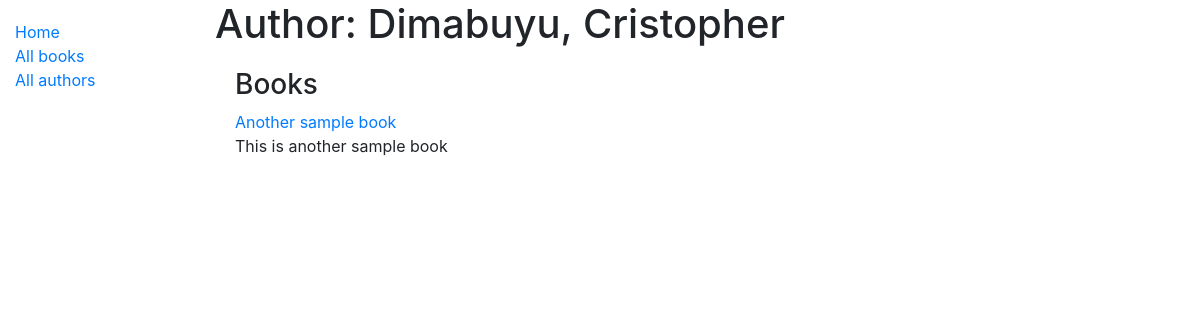
/catalog/author/2, run on the app's committed database.
### catalog/models.py (models this page shows, shortened)
class Author(models.Model):
    first_name = models.CharField(max_length=100)
    last_name = models.CharField(max_length=100)
    date_of_birth = models.DateField(null=True, blank=True)
    date_of_death = models.DateField('Died', null=True, blank=True)
    class Meta:
        ordering = ['last_name', 'first_name']

class Book(models.Model):
    title = models.CharField(max_length=200)
    author = models.ForeignKey('Author', on_delete=models.SET_NULL, null=True)
    summary = models.TextField(max_length=1000, help_text='Enter a brief description of the book')
    isbn = models.CharField('ISBN', max_length=13, help_text='13 Character <a href="https://www.isbn-international.org/content/what-isbn">ISBN number</a>')
    genre = models.ManyToManyField(Genre, help_text='Select a genre for this book')
    def get_absolute_url(self):
        return reverse('book-detail', args=[str(self.id)])
    def display_genre(self):
        return ', '.join(genre.name for genre in self.genre.all()[:3])
    display_genre.short_description = 'Genre'

### catalog/views.py (the view)
# urls.py: path('author/<int:pk>', views.AuthorDetailView.as_view(), name='author-detail'),
class AuthorDetailView(generic.DetailView):
    model = Author

### catalog/templates/catalog/author_detail.html
{% extends "base_generic.html" %}
{% block content %}
    <h1>Author: {{ author.last_name }}, {{ author.first_name }}</h1>
    <div style="margin-left:20px;margin-top:20px">
        <h3>Books</h3>
        {% for book in author.book_set.all %}
        <a href="{{ book.get_absolute_url }}">{{ book.title }}</a>
        <p>{{ book.summary }}</p>
        {% endfor %}
    </div>
{% endblock %}

### data on the page
Author: last_name "Dimabuyu", first_name "Cristopher"
Book: title "Another sample book", summary "This is another sample book"
